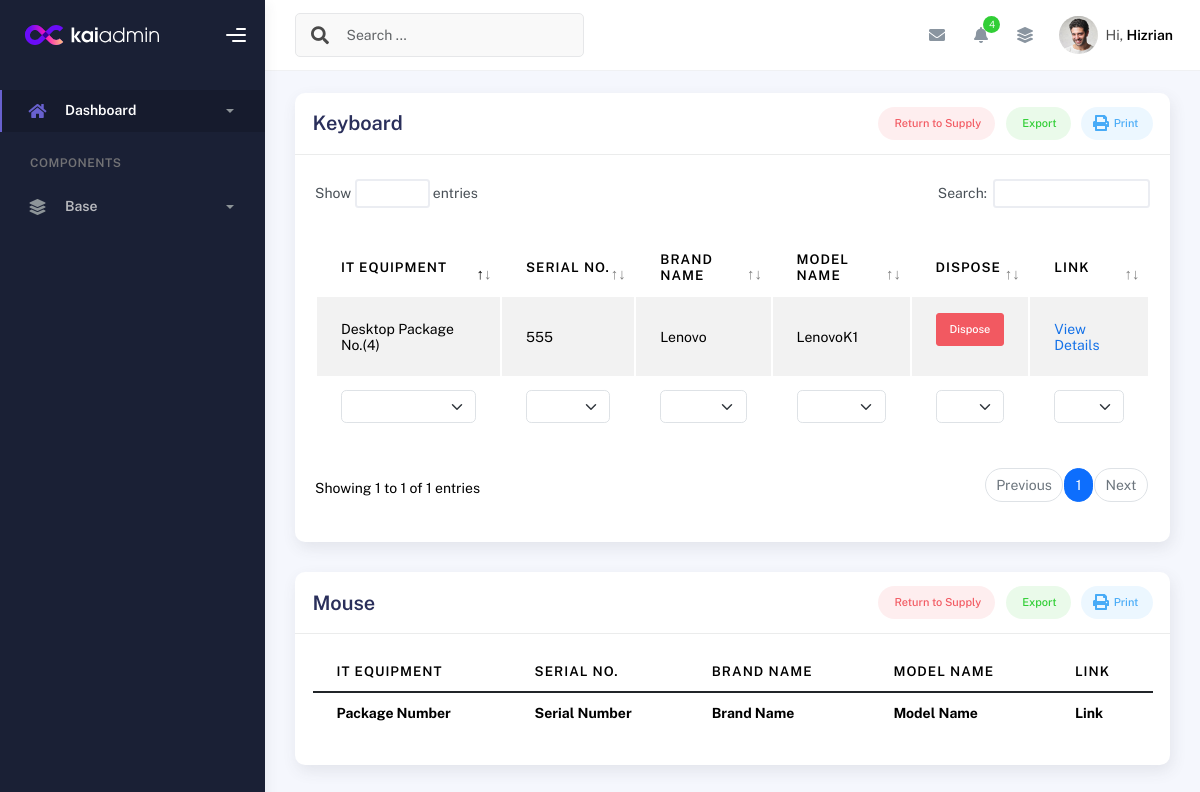
/keyboard_details/, run on an earlier commit of the app's database.
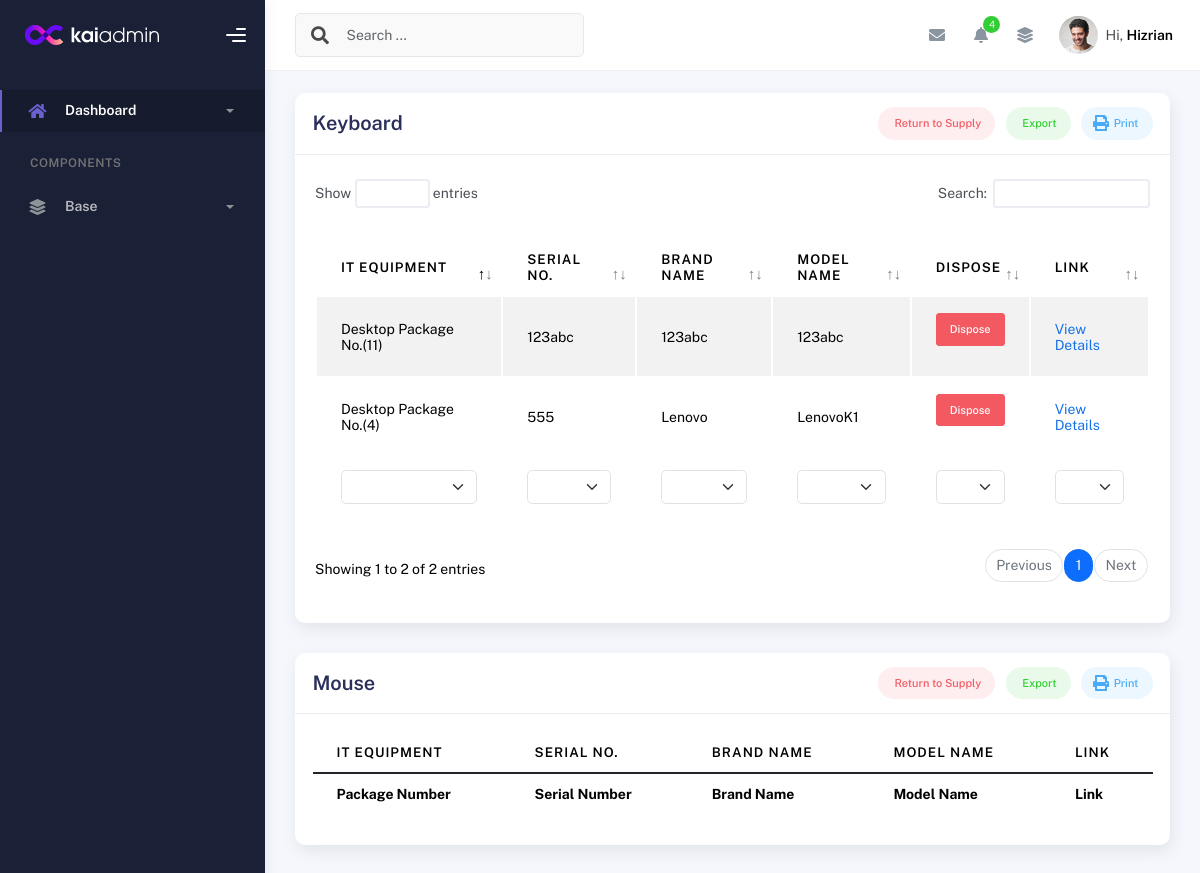
And on a later commit of the database.
### inventory/models.py (models this page shows, shortened)
class KeyboardDetails(models.Model):
    desktop_package = models.ForeignKey(Desktop_Package, related_name='keyboards', on_delete=models.CASCADE)
    keyboard_sn = models.CharField(max_length=255)
    brand = models.CharField(max_length=255)
    model = models.CharField(max_length=255)
    is_disposed = models.BooleanField(default=False)  # To indicate if the keyboard is disposed

class Desktop_Package(models.Model):
    is_disposed = models.BooleanField(default=False)
    disposal_date = models.DateField(null=True, blank=True)
    created_at = models.DateTimeField(auto_now_add=True)
    updated_at = models.DateTimeField(auto_now=True)
    def __str__(self):
        return f"Desktop Package No.({self.pk})"

### inventory/views.py (the view)
# urls.py: path('keyboard_details/', views.keyboard_details, name='keyboard_details'),
def keyboard_details(request):
    keyboard_details = KeyboardDetails.objects.all()
    mouse_details = MouseDetails.objects.all()
    return render(request, 'keyboard_details.html', {'keyboard_details': keyboard_details,
                                                     'mouse_details': mouse_details})

### templates/keyboard_details.html (shortened to what the changed rows need)
{% extends 'base.html' %}
{% block content %}
<div class="container">
  <div class="page-inner">
    <div class="row">
      <div class="col-md-12">
        <div class="card">
          <div class="card-body">
            <div class="table">
              <table id="multi-filter-select" class="display table table-striped table-hover">
                <thead>
                  <tr>
                    <th>IT Equipment</th>
                    <th>Serial No.</th>
                    <th>Brand Name</th>
                    <th>Model Name</th>
                    <th>Dispose</th>
                    <th>Link</th>
                  </tr>
                </thead>
                <tfoot>
                  <tr>
                    <th>Package Number</th>
                    <th>Serial Number</th>
                    <th>Brand Name</th>
                    <th>Model Name</th>
                    <th>Dispose</th>
                    <th>Link</th>
                  </tr>
                </tfoot>
                <tbody>
                  {% for keyboard in keyboard_details %}
                  {% if not keyboard.is_disposed %}
                  <tr>
                    <td>{{ keyboard.desktop_package }}</td>
                    <td>{{ keyboard.keyboard_sn }}</td>
                    <td>{{ keyboard.brand }}</td>
                    <td>{{ keyboard.model }}</td>
                    <td>
                      <form method="POST" action="{% url 'keyboard_disposed' keyboard.id %}">
                        <button type="submit" class="btn btn-danger btn-sm">Dispose</button>
                      </form>
                    </td>
                    <td>
                      <a href="{% url 'keyboard_detailed_view' keyboard.id %}">
                        <span class="sub-item">View Details</span>
                      </a>
                    </td>
                  </tr>
                  {% endif %}
                  {% endfor %}
                </tbody>
              </table>
            </div>
          </div>
        </div>
      </div>
    </div>
    <div class="row">
      <div class="col-md-12">
        <div class="card">
          <div class="card-body">
            <div class="table-responsive">
              <table id="multi-filter-select" class="display table table-striped table-hover">
                <thead>
                  <tr>
                    <th>IT Equipment</th>
                    <th>Serial No.</th>
                    <th>Brand Name</th>
                    <th>Model Name</th>
                    <th>Link</th>
                  </tr>
                </thead>
                <tfoot>
                  <tr>
                    <th>Package Number</th>
                    <th>Serial Number</th>
                    <th>Brand Name</th>
                    <th>Model Name</th>
                    <th>Link</th>
                  </tr>
                </tfoot>
              </table>
            </div>
          </div>
        </div>
      </div>
    </div>
  </div>
</div>
{% endblock %}

What changed in the data, as far as the page shows it:
added KeyboardDetails: desktop_package "Desktop Package No.(11)", keyboard_sn "123abc", brand "123abc", model "123abc"
Also different on the page:
text written by a page script: "Show entries Search: Showing 1 to 1 of 1 entries Previous 1 Next" → "Show entries Search: Showing 1 to 2 of 2 entries Previous 1 Next"
